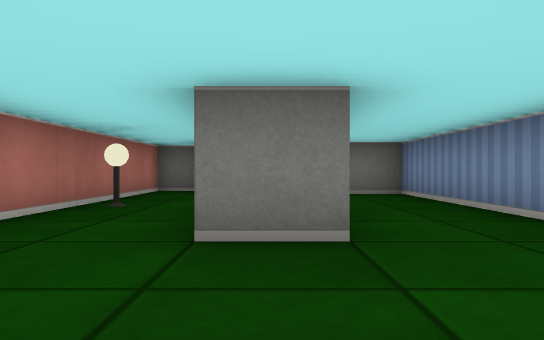
View 1 (above)

13 first-person views from a walk through a cub3D maze. The camera is about half as high as the walls, looks level and sees 70° across. The floor is counted in squares. Each view is taken from the middle of a square. On the plan, view 1 faces up. The plan holds only what a view shows up to about 9 squares ahead; the rest is blank.

View 2
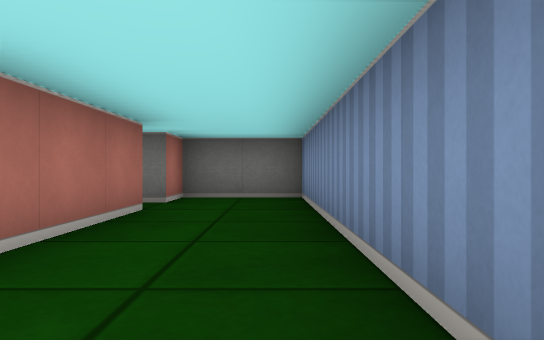

View 3
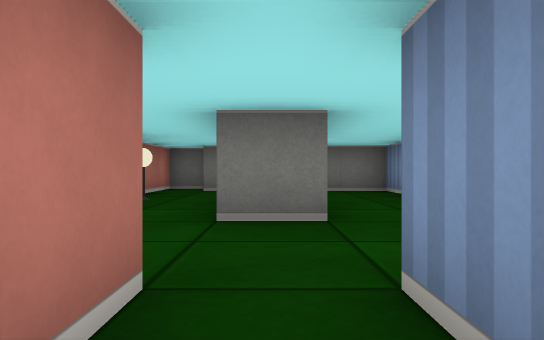

View 4
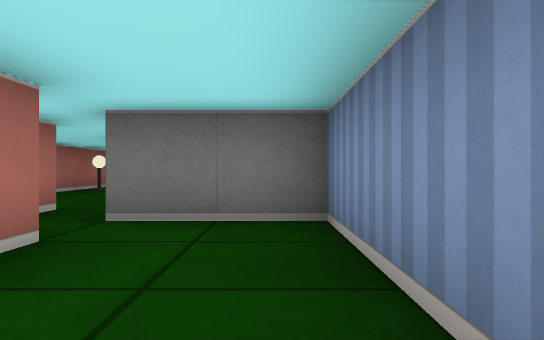

View 5
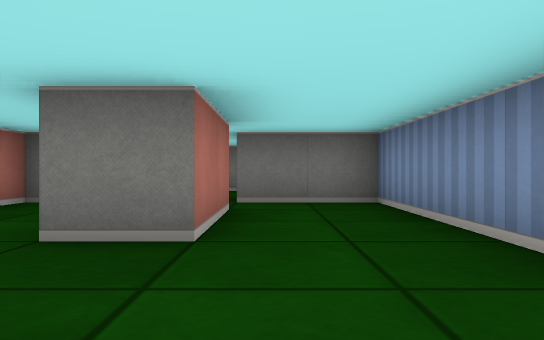

View 6
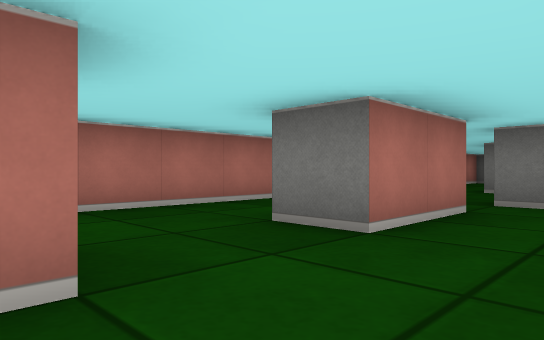

View 7
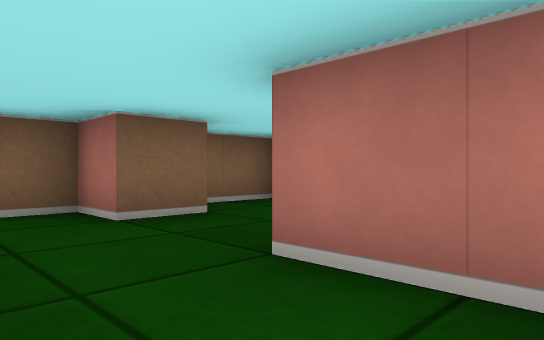

View 8
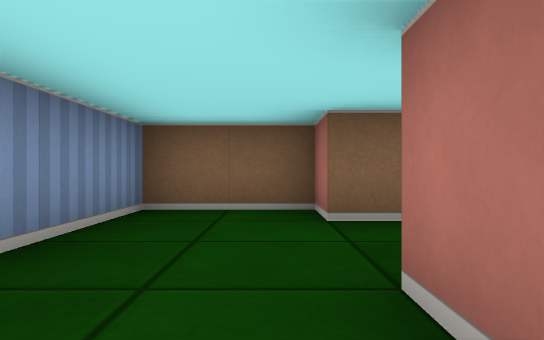

View 9
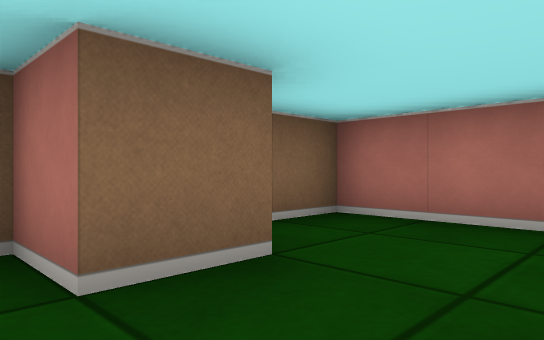

View 10
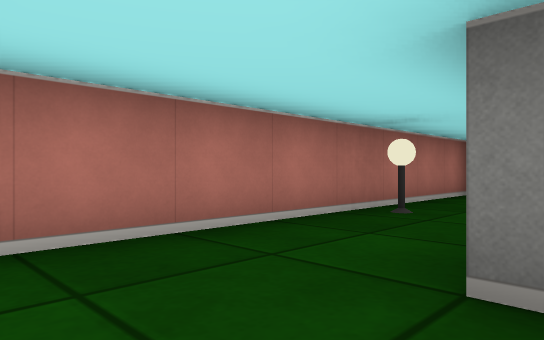

View 11
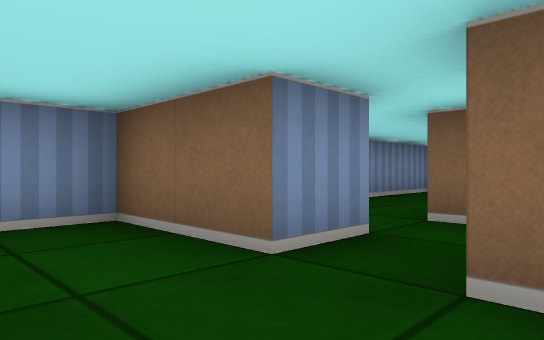

View 12
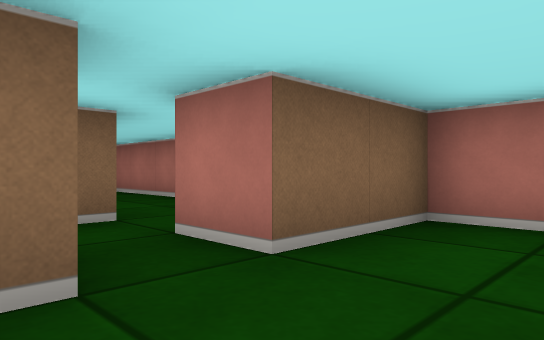

View 13
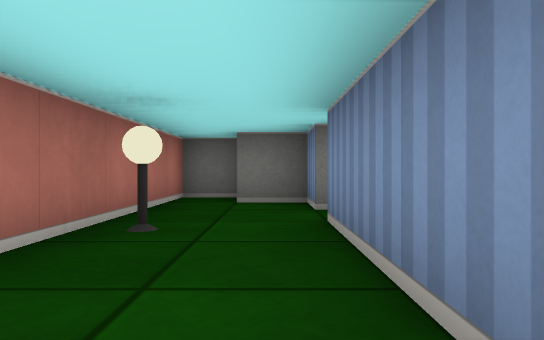

### Floor plan
Points are (right, up) in squares from view 1. A wall is a line through its corners. A room is listed if a view was taken in it or the views show most of it. See-through windows are left out.
Room 1 (views 1, 3, 7, 8)
walls: (-0.5, -1.5) (0.5, -1.5) (0.5, -3.5); (-0.5, 0.5) (-0.5, -0.5); (-2.5, -0.5) (-2.5, -3.5); (2.5, -3.5) (2.5, -0.5) (0.5, -0.5) (0.5, 0.5)
ways out: opening at (0, 0) to room 2; opening at (1.5, -2.5) to room 3; opening at (-1.5, -2.5) to room 4
Room 2 (views 2, 10, 11, 12, 13)
walls: (0.5, 5.5) (0.5, 3.1); (0.6, 2.5) (-0.5, 2.5) (-0.5, 5.5); (0.5, 0.5) (2.5, 0.5) (2.5, 7.5) (0.5, 7.5) (0.5, 6.5) (-0.5, 6.5) (-0.5, 7.5) (-1.5, 7.5); (-1.5, 8.5) (-2.5, 8.5) (-2.5, 0.5) (-0.5, 0.5)
ways out: opening at (0, 0) to room 1
objects: lamp (-2, 5)
Room 3 (views 4, 5, 6, 9)
walls: (0.5, -5.5) (0.5, -6.5) (2.5, -6.5) (2.5, -3.5)
ways out: opening at (1.5, -2.5) to room 1; opening at (0, -4.5) to room 4
Room 4 (no view inside)
walls: (-0.6, -5.5) (0.5, -5.5); (-2.5, -3.5) (-2.5, -6.5) (-1.1, -6.5); (0.5, -3.5) (-0.5, -3.5)
ways out: opening at (-1.5, -2.5) to room 1; opening at (0, -4.5) to room 3

Positions as (right, up) in squares from view 1, and headings:
1: (0, 0), facing up
2: (2, 1), facing up
3: (0, -1), facing up
4: (2, -4), facing up
5: (1, -6), facing up
6: (2, -6), facing up-left
7: (2, -2), facing down-left
8: (1, -2), facing down
9: (1, -4), facing down-left
10: (0, 1), facing up-left
11: (-1, 2), facing down-right
12: (1, 2), facing down-left
13: (-1, 2), facing up
